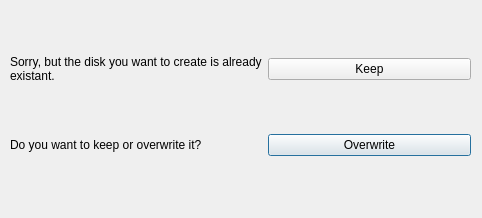
<?xml version="1.0" encoding="UTF-8"?>
<ui version="4.0">
 <class>Dialog</class>
 <widget class="QDialog" name="Dialog">
  <property name="geometry">
   <rect>
    <x>0</x>
    <y>0</y>
    <width>482</width>
    <height>218</height>
   </rect>
  </property>
  <property name="windowTitle">
   <string>Dialog</string>
  </property>
  <property name="locale">
   <locale language="English" country="UnitedStates"/>
  </property>
  <widget class="QWidget" name="gridLayoutWidget">
   <property name="geometry">
    <rect>
     <x>10</x>
     <y>10</y>
     <width>461</width>
     <height>191</height>
    </rect>
   </property>
   <layout class="QGridLayout" name="gridLayout">
    <item row="1" column="1">
     <widget class="QLabel" name="label_2">
      <property name="text">
       <string>Do you want to keep or overwrite it?</string>
      </property>
      <property name="wordWrap">
       <bool>true</bool>
      </property>
     </widget>
    </item>
    <item row="1" column="2">
     <widget class="QPushButton" name="pushButton">
      <property name="text">
       <string>Overwrite</string>
      </property>
     </widget>
    </item>
    <item row="0" column="1">
     <widget class="QLabel" name="label">
      <property name="text">
       <string>Sorry, but the disk you want to create is already existant.</string>
      </property>
      <property name="wordWrap">
       <bool>true</bool>
      </property>
     </widget>
    </item>
    <item row="0" column="2">
     <widget class="QPushButton" name="pushButton_2">
      <property name="text">
       <string>Keep</string>
      </property>
     </widget>
    </item>
   </layout>
  </widget>
 </widget>
 <resources/>
 <connections/>
</ui>
